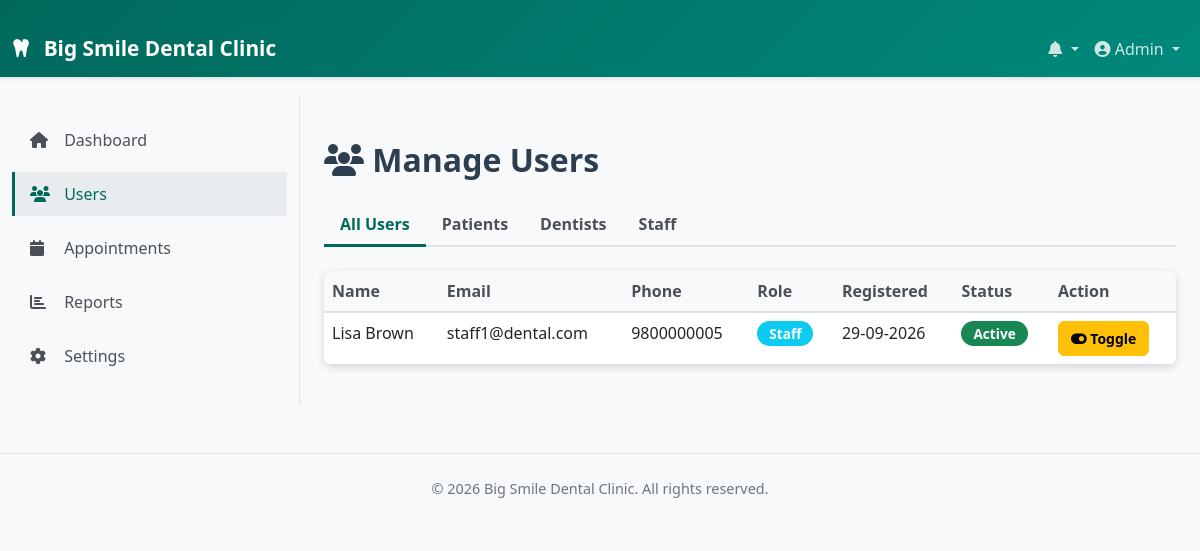
The app's page /admin/users.php?role=staff (signed in) with its own data.
### tables this page shows
CREATE TABLE IF NOT EXISTS users (
    user_id INT PRIMARY KEY AUTO_INCREMENT,
    username VARCHAR(50) UNIQUE NOT NULL,
    email VARCHAR(100) UNIQUE NOT NULL,
    password VARCHAR(255) NOT NULL,
    role ENUM('patient', 'dentist', 'staff', 'admin') NOT NULL,
    first_name VARCHAR(100) NOT NULL,
    last_name VARCHAR(100) NOT NULL,
    phone VARCHAR(15),
    address TEXT,
    date_of_birth DATE,
    gender ENUM('Male', 'Female', 'Other'),
    profile_image VARCHAR(255),
    qualification VARCHAR(255),
    specialization VARCHAR(255),
    registration_date TIMESTAMP DEFAULT CURRENT_TIMESTAMP,
    last_login TIMESTAMP NULL DEFAULT NULL,
    is_active TINYINT DEFAULT 1,
    created_at TIMESTAMP DEFAULT CURRENT_TIMESTAMP,
    updated_at TIMESTAMP DEFAULT CURRENT_TIMESTAMP ON UPDATE CURRENT_TIMESTAMP,
    INDEX idx_role (role),
    INDEX idx_email (email)
);

### includes/functions.php (called while the page is built, shortened)
<?php
function isLoggedIn() {
    return isset($_SESSION['user_id']) && !empty($_SESSION['user_id']);
}
function getCurrentUser() {
    global $conn;
    $user_id = $_SESSION['user_id'];
    $result = $conn->query("SELECT * FROM users WHERE user_id = '$user_id'");
    if ($result && $result->num_rows > 0) {
        return $result->fetch_assoc();
    }
    return null;
}
function formatDate($date) {
    return date('d-m-Y', strtotime($date));
}
?>

### admin/users.php (the view, shortened to what this page needs)
<?php
require_once '../includes/config.php';
require_once '../includes/functions.php';
$show_sidebar = true;
$role_filter = $_GET['role'] ?? '';
include '../includes/header.php';
?>
<div class="container mt-4">
    <div class="row">
        <div class="col-md-12">
            <h2 class="mb-4"><i class="fas fa-users"></i> Manage Users</h2>
        </div>
    </div>
    <div class="row mb-4">
        <div class="col-md-12">
            <ul class="nav nav-tabs">
                <li class="nav-item">
                    <a class="nav-link <?php echo empty($role_filter) ? 'active' : ''; ?>" href="users.php">All Users</a>
                </li>
                <li class="nav-item">
                    <a class="nav-link <?php echo $role_filter == 'patient' ? 'active' : ''; ?>" href="?role=patient">Patients</a>
                </li>
                <li class="nav-item">
                    <a class="nav-link <?php echo $role_filter == 'dentist' ? 'active' : ''; ?>" href="?role=dentist">Dentists</a>
                </li>
                <li class="nav-item">
                    <a class="nav-link <?php echo $role_filter == 'staff' ? 'active' : ''; ?>" href="?role=staff">Staff</a>
                </li>
            </ul>
        </div>
    </div>
    <div class="row">
        <div class="col-md-12">
            <div class="card">
                <div class="table-responsive">
                    <table class="table table-hover mb-0">
                        <thead class="table-light">
                            <tr>
                                <th>Name</th>
                                <th>Email</th>
                                <th>Phone</th>
                                <th>Role</th>
                                <th>Registered</th>
                                <th>Status</th>
                                <th>Action</th>
                            </tr>
                        </thead>
                        <tbody>
                            <?php
                            $query = "SELECT * FROM users WHERE role != 'admin'";
                            if (!empty($role_filter)) {
                                $query .= " AND role = '$role_filter'";
                            }
                            $query .= " ORDER BY first_name ASC";
                            $result = $conn->query($query);
                            if ($result && $result->num_rows > 0) {
                                while ($row = $result->fetch_assoc()) {
                                    $status_badge = $row['is_active'] ? '<span class="badge bg-success">Active</span>' : '<span class="badge bg-danger">Inactive</span>';
                                    ?>
                                    <tr>
                                        <td><?php echo htmlspecialchars($row['first_name'] . ' ' . $row['last_name']); ?></td>
                                        <td><?php echo htmlspecialchars($row['email']); ?></td>
                                        <td><?php echo htmlspecialchars($row['phone'] ?? '-'); ?></td>
                                        <td><span class="badge bg-info"><?php echo ucfirst($row['role']); ?></span></td>
                                        <td><?php echo formatDate($row['registration_date']); ?></td>
                                        <td><?php echo $status_badge; ?></td>
                                        <td>
                                            <form method="POST" style="display: inline;">
                                                <button type="submit" class="btn btn-sm btn-warning">
                                                    <i class="fas fa-toggle-on"></i> Toggle
                                                </button>
                                            </form>
                                        </td>
                                    </tr>
                                    <?php
                                }
                            } else {
                                echo '<tr><td colspan="7" class="text-center text-muted">No users found</td></tr>';
                            }
                            ?>
                        </tbody>
                    </table>
                </div>
            </div>
        </div>
    </div>
</div>
<?php include '../includes/footer.php'; ?>

### includes/header.php (shortened to what this page needs)
<?php
require_once 'config.php';
require_once 'functions.php';
$current_user = getCurrentUser();
?>
<!DOCTYPE html>
<html lang="en">
<head>
    <link href="https://cdn.jsdelivr.net/npm/bootstrap@5.3.0/dist/css/bootstrap.min.css" rel="stylesheet">
    <link rel="stylesheet" href="https://cdnjs.cloudflare.com/ajax/libs/font-awesome/6.4.0/css/all.min.css">
    <link rel="stylesheet" href="<?php echo BASE_URL; ?>css/style.css">
</head>
<body>
    <nav class="navbar navbar-expand-lg navbar-dark bg-primary sticky-top">
        <div class="container-fluid">
            <a class="navbar-brand" href="<?php echo BASE_URL; ?>">
                <i class="fas fa-tooth"></i> <?php echo SITE_NAME; ?>
            </a>
            <div class="collapse navbar-collapse" id="navbarNav">
                <ul class="navbar-nav ms-auto">
                    <li class="nav-item dropdown">
                        <a class="nav-link dropdown-toggle" href="#" id="notificationDropdown" role="button" data-bs-toggle="dropdown">
                            <i class="fas fa-bell"></i>
                        </a>
                    </li>
                    <li class="nav-item dropdown">
                        <a class="nav-link dropdown-toggle" href="#" id="userDropdown" role="button" data-bs-toggle="dropdown">
                            <i class="fas fa-user-circle"></i> <?php echo $current_user['first_name']; ?>
                        </a>
                    </li>
                </ul>
            </div>
        </div>
    </nav>
    <?php if (isset($show_sidebar) && $show_sidebar): ?>
    <div class="container-fluid">
        <div class="row">
            <nav class="col-md-3 bg-light sidebar">
                <div class="sticky-top pt-3">
                    <?php
                    $role = isset($_SESSION['role']) ? $_SESSION['role'] : '';
                         if ($role == 'patient') {
                        ?>
                        <ul class="nav flex-column">
                            <li class="nav-item">
                                <a class="nav-link" href="<?php echo BASE_URL; ?>patient/index.php">
                                    <i class="fas fa-home"></i> Dashboard
                                </a>
                            </li>
                            <li class="nav-item">
                                <a class="nav-link" href="<?php echo BASE_URL; ?>patient/appointments.php">
                                    <i class="fas fa-calendar"></i> My Appointments
                                </a>
                            </li>
                            <li class="nav-item">
                                <a class="nav-link" href="<?php echo BASE_URL; ?>patient/book-appointment.php">
                                    <i class="fas fa-plus"></i> Book Appointment
                                </a>
                            </li>
                            <li class="nav-item">
                                <a class="nav-link" href="<?php echo BASE_URL; ?>patient/treatment-history.php">
                                    <i class="fas fa-file-medical"></i> Treatment History
                                </a>
                            </li>
                            <li class="nav-item">
                                <a class="nav-link" href="<?php echo BASE_URL; ?>profile.php">
                                    <i class="fas fa-user"></i> Profile
                                </a>
                            </li>
                        </ul>
                        <?php
                    } elseif ($role == 'admin') {
                        ?>
                        <ul class="nav flex-column">
                            <li class="nav-item">
                                <a class="nav-link" href="<?php echo BASE_URL; ?>admin/index.php">
                                    <i class="fas fa-home"></i> Dashboard
                                </a>
                            </li>
                            <li class="nav-item">
                                <a class="nav-link" href="<?php echo BASE_URL; ?>admin/users.php">
                                    <i class="fas fa-users"></i> Users
                                </a>
                            </li>
                            <li class="nav-item">
                                <a class="nav-link" href="<?php echo BASE_URL; ?>admin/appointments.php">
                                    <i class="fas fa-calendar"></i> Appointments
                                </a>
                            </li>
                            <li class="nav-item">
                                <a class="nav-link" href="<?php echo BASE_URL; ?>admin/reports.php">
                                    <i class="fas fa-chart-bar"></i> Reports
                                </a>
                            </li>
                            <li class="nav-item">
                                <a class="nav-link" href="<?php echo BASE_URL; ?>admin/settings.php">
                                    <i class="fas fa-cog"></i> Settings
                                </a>
                            </li>
                        </ul>
                        <?php
                    }
                    ?>
                </div>
            </nav>
            <main class="col-md-9">
    <?php endif; ?>
</body>
</html>

### css/style.css (style rules this page uses)
:root { --primary-color: #00695C; --secondary-color: #f7fbfb; --success-color: #28a745; --info-color: #17a2b8; --warning-color: #ffc107; --danger-color: #dc3545; }
* { font-family: 'Segoe UI', Tahoma, Geneva, Verdana, sans-serif; }
body { background-color: #f8f9fa; color: #333; }
h1, h2, h3, h4, h5, h6 { color: #2c3e50; font-weight: 600; }
.navbar { box-shadow: 0 2px 4px rgba(0, 0, 0, 0.1); }
.bg-primary { background: linear-gradient(135deg, #00695C 0%, #00897B 100%) !important; }
.navbar-dark .navbar-nav .nav-link { color: rgba(255, 255, 255, 0.8); }
.navbar-brand { font-weight: 700; font-size: 1.3rem; color: white !important; }
.navbar-brand i { margin-right: 8px; }
.sidebar { border-right: 1px solid #dee2e6; }
.sidebar .nav-link { color: #495057; border-left: 3px solid transparent; padding: 10px 15px; margin: 5px 0; transition: all 0.3s ease; }
.sidebar .nav-link:active, .sidebar .nav-link.active { color: #00695C; background-color: #e9ecef; border-left-color: #00695C; }
.sidebar .nav-link i { margin-right: 10px; width: 20px; }
.card { border: none; box-shadow: 0 2px 8px rgba(0, 0, 0, 0.08); margin-bottom: 20px; border-radius: 8px; transition: transform 0.3s ease, box-shadow 0.3s ease; }
.btn { border-radius: 6px; padding: 8px 16px; font-weight: 600; transition: all 0.3s ease; }
.btn-sm { padding: 6px 12px; font-size: 0.875rem; }
.table { border-collapse: collapse; }
.table thead th { background-color: #f8f9fa; color: #495057; font-weight: 600; border-bottom: 2px solid #dee2e6; }
.table tbody tr { transition: background-color 0.2s ease; }
.table-responsive { border-radius: 8px; box-shadow: 0 2px 8px rgba(0, 0, 0, 0.08); }
.badge { padding: 6px 12px; border-radius: 20px; font-weight: 600; font-size: 0.85rem; }
.nav-tabs { border-bottom: 2px solid #dee2e6; }
.nav-tabs .nav-link { color: #495057; border: none; border-bottom: 3px solid transparent; margin-bottom: -2px; font-weight: 600; transition: all 0.3s ease; }
.nav-tabs .nav-link.active { color: var(--primary-color); background-color: transparent; border-color: var(--primary-color); }
.container-fluid { padding-top: 20px; }
main { padding: 20px 0; }

### records on screen
users: first_name "Admin"
users: first_name+last_name "Lisa Brown", email "staff1@dental.com", phone "9800000005", role "Staff", registration_date "29-09-2026", is_active "Active"

### other values on screen
SITE_NAME "Big Smile Dental Clinic"
